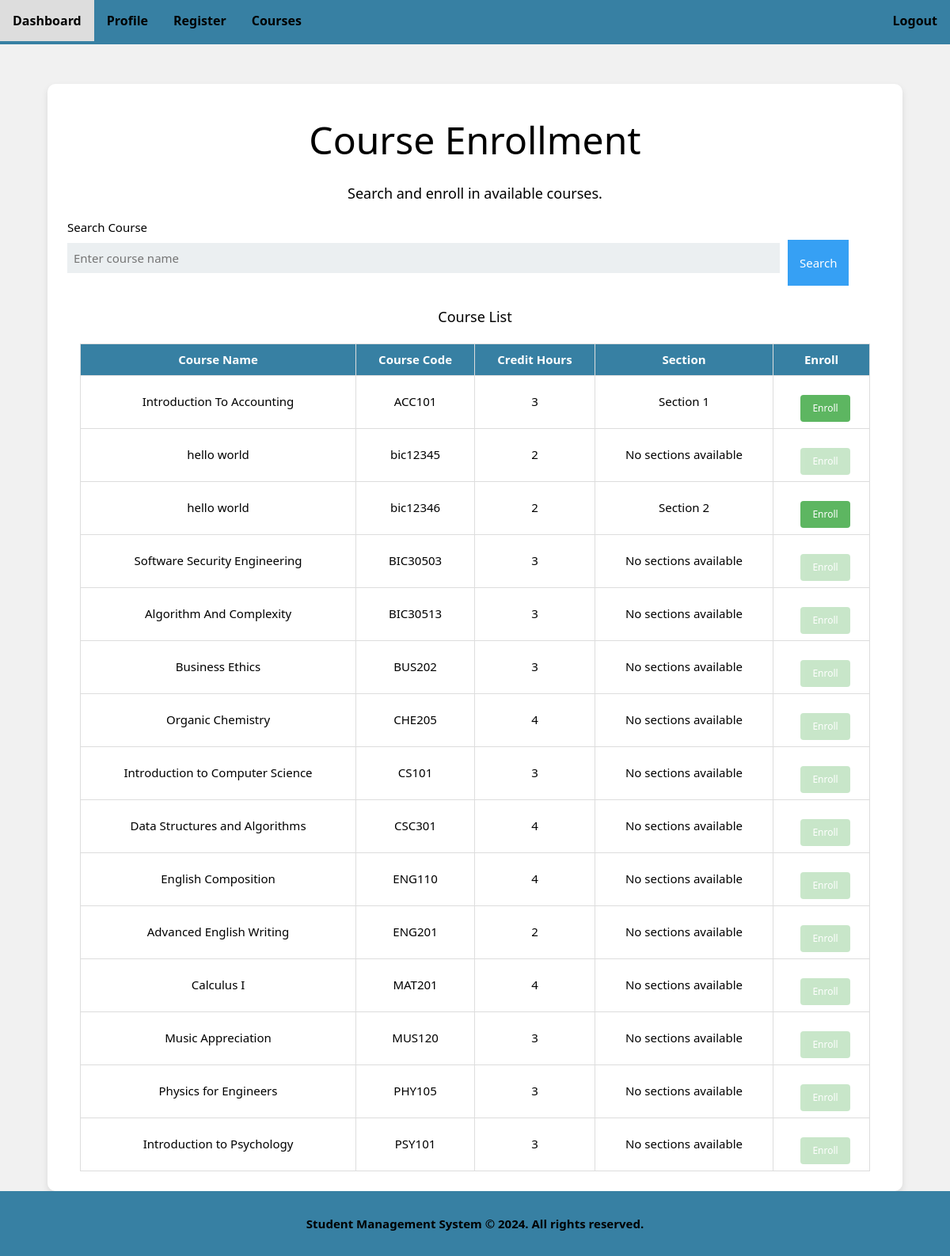
Before: /registration.php (signed in) with the older database file.
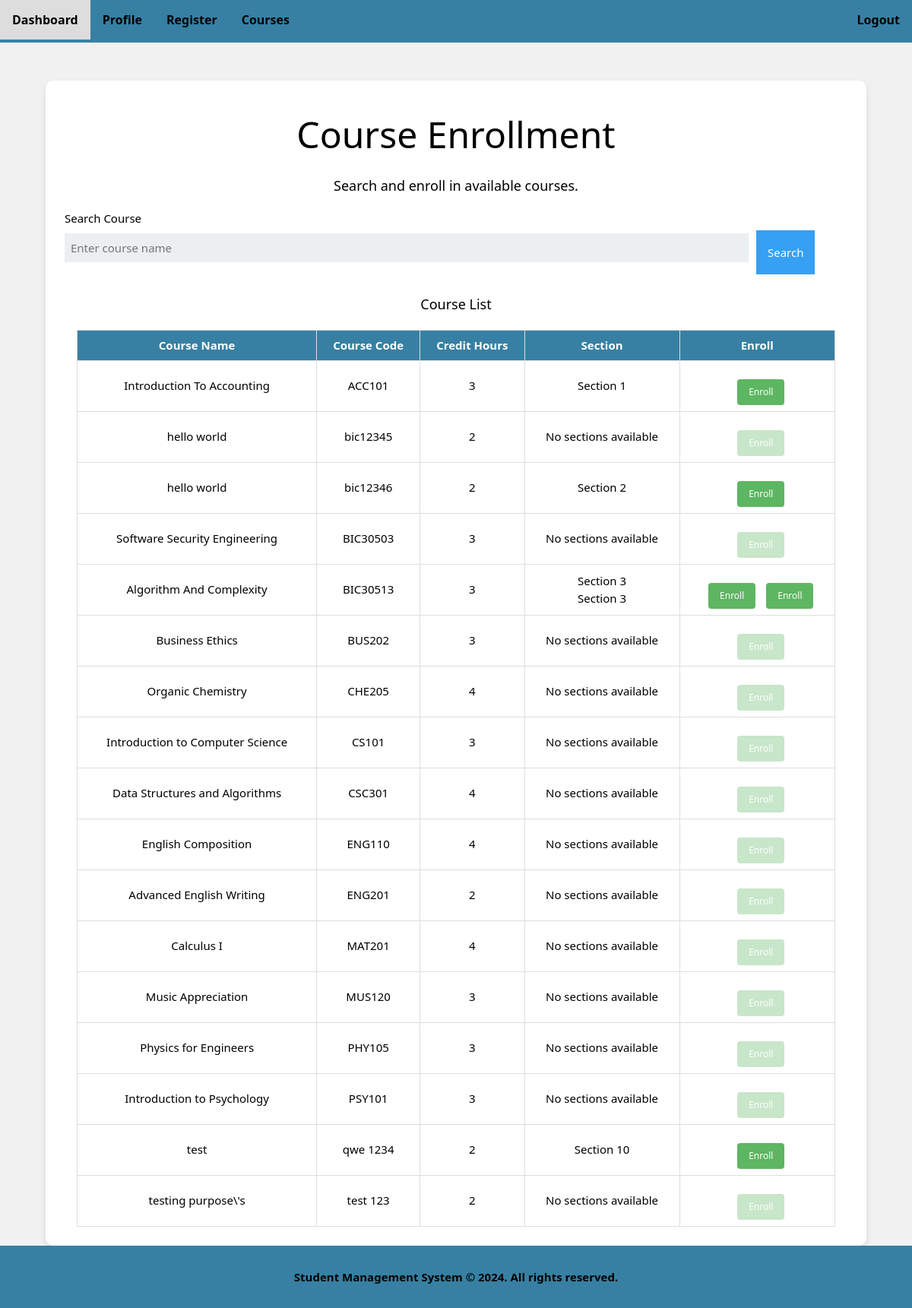
After: the same page with the newer database file.
### tables this page shows
CREATE TABLE `course` (
  `course_code` varchar(255) NOT NULL,
  `course_name` varchar(255) NOT NULL,
  `course_credit_hour` int(11) NOT NULL,
  `course_archive` int(11) NOT NULL DEFAULT 0
);

CREATE TABLE `section` (
  `section_number` int(11) NOT NULL,
  `section_type` varchar(255) NOT NULL,
  `course_code` varchar(255) NOT NULL,
  `lecturer_id` int(11) NOT NULL,
  `section_day` varchar(255) NOT NULL,
  `section_start_time` time NOT NULL,
  `section_end_time` time NOT NULL,
  `section_duration` int(11) NOT NULL,
  `section_quota` int(11) NOT NULL,
  `section_location` varchar(255) NOT NULL,
  `section_archive` tinyint(1) NOT NULL DEFAULT 0
);

### registration.php (the view, shortened to what this page needs)
<?php
require 'database.php';
$search_term = '';
$sql = "SELECT * FROM course WHERE course_name LIKE '%$search_term%'";
$result = $conn->query($sql);
$courses = [];
if ($result->num_rows > 0) {
    while ($row = $result->fetch_assoc()) {
        $courses[] = $row;
    }
}
$sections = [];
if (!empty($courses)) {
    $course_codes = array_map(function($course) {
        return "'" . $course['course_code'] . "'";
    }, $courses);
    $course_codes_str = implode(',', $course_codes);
    $sql_sections = "SELECT * FROM section WHERE course_code IN ($course_codes_str)";
    $result_sections = $conn->query($sql_sections);
    if ($result_sections->num_rows > 0) {
        while ($row = $result_sections->fetch_assoc()) {
            $sections[$row['course_code']][] = $row;
        }
    }
}
?>
<!DOCTYPE html>
<html lang="en">
<head>
    <link rel="stylesheet" href="w3.css">
</head>
<body>
<div class="top-menu">
    <a href="homepage.php">Dashboard</a>
    <a href="profile.php">Profile</a>
    <a href="registration.php">Register</a>
    <a href="course.php">Courses</a>
    <a href="logout.php" class="right">Logout</a>
</div>
<div class="form-container">
    <h1 class="w3-xxxlarge">Course Enrollment</h1>
    <p class="w3-large">Search and enroll in available courses.</p>
    <form action="" method="get">
        <label for="search">Search Course</label>
        <div style="display: flex;">
            <input type="text" id="search" name="search" value="<?php echo $search_term; ?>" placeholder="Enter course name">
            <button type="submit" class="w3-button w3-blue">Search</button>
        </div>
    </form>
    <?php if (!empty($courses)): ?>
    <div class="w3-container w3-margin-top">
        <h2 class="w3-large">Course List</h2>
        <table class="course-table">
            <tr>
                <th>Course Name</th>
                <th>Course Code</th>
                <th>Credit Hours</th>
                <th>Section</th>
                <th>Enroll</th>
            </tr>
            <?php foreach ($courses as $course): ?>
            <tr>
                <td><?php echo $course['course_name']; ?></td>
                <td><?php echo $course['course_code']; ?></td>
                <td><?php echo $course['course_credit_hour']; ?></td>
                <td>
                    <?php if (isset($sections[$course['course_code']])): ?>
                        <?php foreach ($sections[$course['course_code']] as $section): ?>
                            Section <?php echo $section['section_number']; ?><br>
                        <?php endforeach; ?>
                    <?php else: ?>
                        No sections available
                    <?php endif; ?>
                </td>
                <td>
                    <?php if (isset($sections[$course['course_code']])): ?>
                        <?php foreach ($sections[$course['course_code']] as $section): ?>
                            <button onclick="document.getElementById('enrollModal<?php echo $section['section_number']; ?>').style.display='block'" class="w3-button w3-small w3-green w3-round w3-margin-top">Enroll</button>
                        <?php endforeach; ?>
                    <?php else: ?>
                        <button class="w3-button w3-small w3-green w3-round w3-margin-top" disabled>Enroll</button>
                    <?php endif; ?>
                </td>
            </tr>
            <?php endforeach; ?>
        </table>
    </div>
    <?php else: ?>
    <p>No courses found</p>
    <?php endif; ?>
</div>
<footer>
    <p>Student Management System © 2024. All rights reserved.</p>
</footer>
</body>
</html>

Changed rows visible on the page:
shown differently, row unchanged: course "Algorithm And Complexity": no longer shows "No sections available Enroll"
added section: section_number "3", shown under course "Algorithm And Complexity"
added section: section_number "3", shown under course "Algorithm And Complexity"
added course: course_name "test", course_code "qwe 1234", course_credit_hour "2"
added section: section_number "10"
added course: course_name "testing purpose\\'s", course_code "test 123", course_credit_hour "2", shows "No sections available", shows "Enroll"
